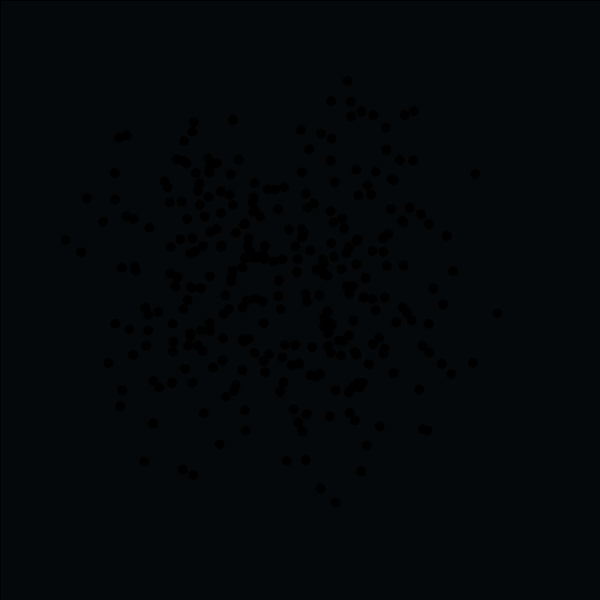
Frame 1 (no input)
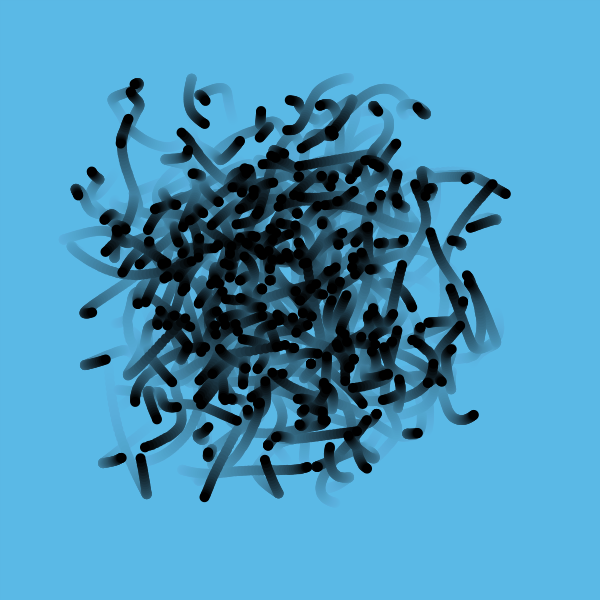
Frame 60 (the mouse pressed at the canvas centre just before this capture)
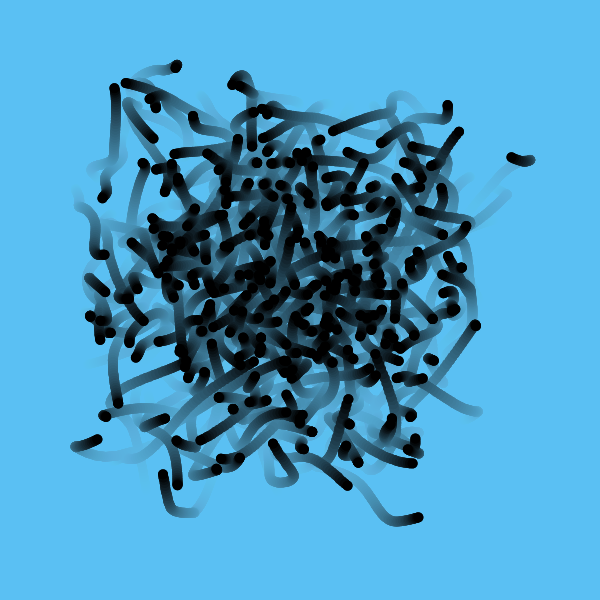
Frame 120 (the mouse held since frame 60 and released just before this capture)

The Processing sketch that drew these frames (run headless with seeded random() and noise(); from frame 60 on, the mouse is pressed at the canvas centre):

// Processing sketch: magic_worms
// ── magic_worms.pde
void setup() {
  size(600, 600);
  background(0, 0, 0);
}
void draw() {
  makeMagical();
  for(int i = 0; i<300; i++) {
    int randomNum = (int) random(600);
    fill(0, 0, 0);
    ellipse(getWormX(i), getWormY(i), 10, 10);
    if(mousePressed) {
      ellipse(getWormX(i), getWormY(i), 10, 10);
  }
  }
  
}
float frequency = .005;
    float noiseInterval = PI;

    void makeMagical() {
        fill( 100, 200, 255, 10 );
        rect(0, 0, width, height);
        noStroke();
    }

    float getWormX(int i) {
        return map(noise(i*noiseInterval + frameCount * frequency), 0, 1, 0, width);
    }

    float getWormY(int i) {
        return map(noise(i*noiseInterval+1 + frameCount * frequency), 0, 1, 0, height);
    }
